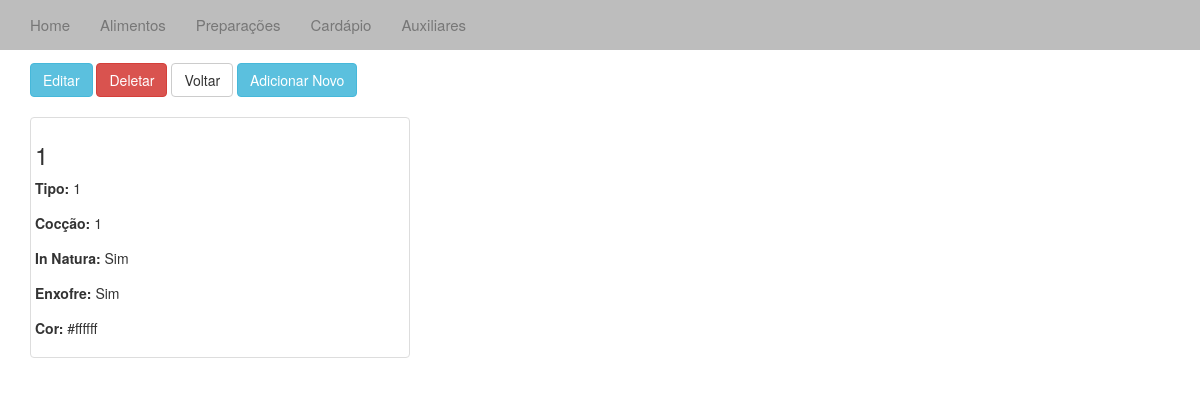
Before: /verprepara/1/ with the older database file.
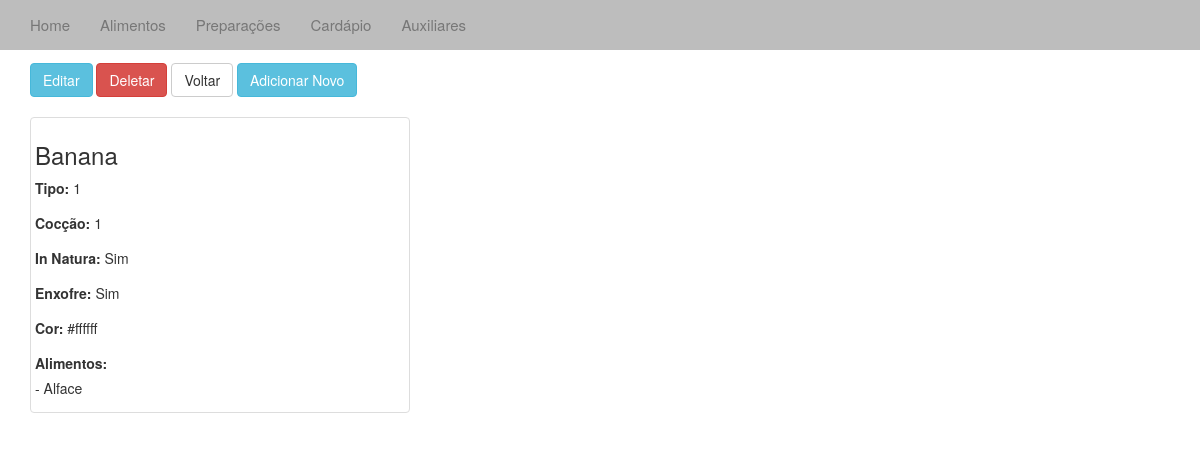
After: the same page with the newer database file.
### cardapio/models.py (models this page shows, shortened)
class Prepara(models.Model):
	desc = models.CharField(max_length=40)
	inNatura = models.IntegerField(max_length=1)
	enxofre = models.IntegerField(max_length=1)
	cor = models.CharField(max_length=10)
	tipoPrep = models.CharField(max_length=40)
	coccao = models.CharField(max_length=40)

class Alimentos(models.Model):
	desc = models.CharField(max_length=20)
	cat_alimento = models.ForeignKey(Aux)
	cor = models.CharField(max_length=10)
	def __unicode__(self):
		return self.desc

### cardapio/views.py (the view)
# urls.py: url(r'verprepara/(?P<id_prepara>\d+)/$', 'cardapio.views.verprepara', name='verprepara'),
def verprepara(request, id_prepara):
	p = get_object_or_404(Prepara, pk=id_prepara)
	al_list = Alimentos.objects.all().order_by('desc')
	lista = Prep_Alimentos.objects.all().order_by('desc')
	prep_al_list = []
	contem_list = []
	for o in lista:
		if o.desc == p.desc:
			prep_al_list.append(o)
	for x in prep_al_list:
		contem_list.append(x.alimento)
	context = {'p':p,'lista':contem_list}
	return render(request,"verprepara.html", context)

### templates/verprepara.html (shortened to what this page needs)
{% extends "base.html" %}
{% block body%}
<div class="container-fluid">
	<div class="container">
			<h2>Alimento</h2>
			<a href="/editprepara/{{ p.id }}"><button type="button" class="btn btn-info">Editar</button></a>
			<a href="/deleteprepara/{{ p.id }}"><button type="button" class="btn btn-danger">Deletar</button></a>
			<a href="/prepara/"><button type="button" class="btn btn-default">Voltar</button></a>
			<a href="/addprepara/"><button type="button" class="btn btn-info">Adicionar Novo</button></a>
			<br /><br />
			<div class="thumbnail col-sm-4">
				<h3>{{ p.desc }}</h3>
				<p><label>Tipo:</label> {{ p.tipoPrep }}</p>
				<p><label>Cocção:</label> {{ p.coccao }}</p>
				<p><label>In Natura: </label>
				{% if p.inNatura == 1 %}
				Sim
				{% else %}
				Não
				{% endif %}</p>
				<p><label>Enxofre: </label>
				{% if p.enxofre == 1 %}
				Sim
				{% else %}
				Não
				{% endif %}</p>
				<p><label>Cor: </label> {{ p.cor }}</p>
				{% if lista %}
				<p><label>Alimentos: </label>
					{% for i in lista %}
						<br /> - {{ i }}
					{% endfor %}
				{% endif %}
				</p>
			</div>
</div>
{% endblock %}

Changed rows visible on the page:
changed Prepara "#ffffff": desc "1" → "Banana"
now on this page (row edited): Alimentos: desc "Alface"
Other visible differences:
text now shown: "Alimentos:"
